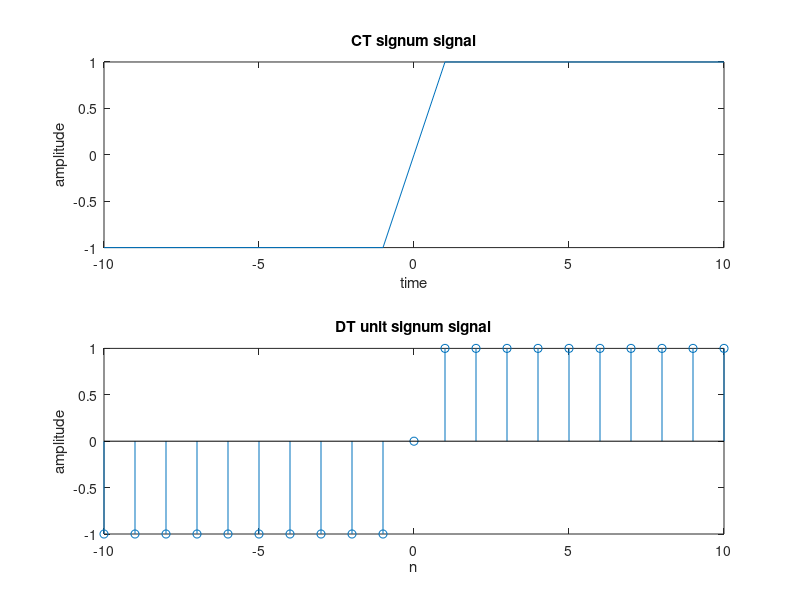

MATLAB code to generate this figure:
clc
clear all
close all
t=-10:10;
a=length(t);
x=1;
while x<=a
  if t(x) > 0
    sgn(x)=1;
  elseif t(x)<0
    sgn(x)=-1;
  else
    sgn(x)=0;
  end
  x=x+1;
end
subplot(2,1,1);
plot(t,sgn);
xlabel('time');
ylabel('amplitude');
title('CT signum signal');


n=-10:10;
b=length(n);
y=1;
while y<=b
  if n(y) > 0
    sgnd(y)=1;
  elseif n(y)<0
    sgnd(y)=-1;
  else
    sgnd(y)=0;
  end
  y=y+1;
end
subplot(2,1,2);
stem(n,sgnd);
xlabel('n');
ylabel('amplitude');
title('DT unit signum signal');
